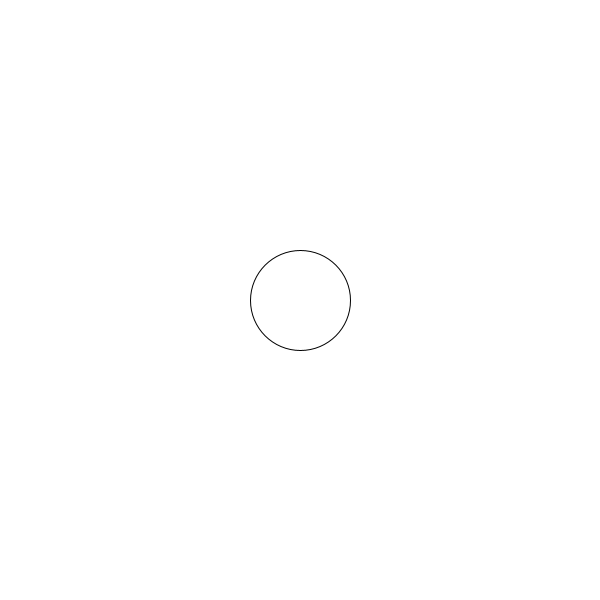
Frame 1 (no input)
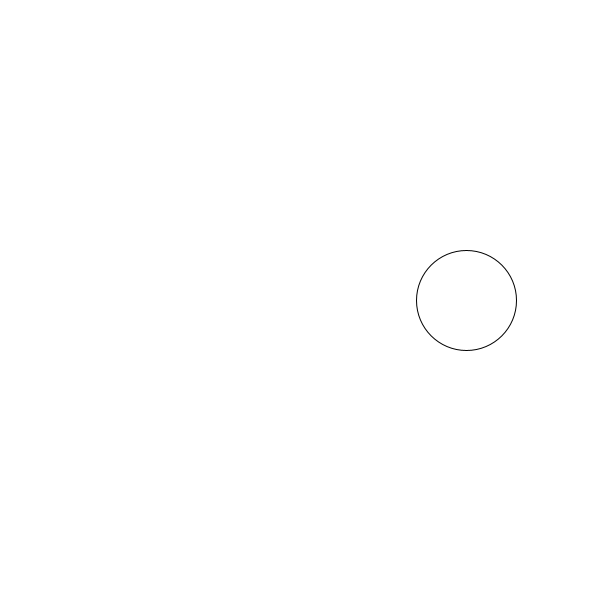
Frame 60 (the mouse pressed at the canvas centre just before this capture)
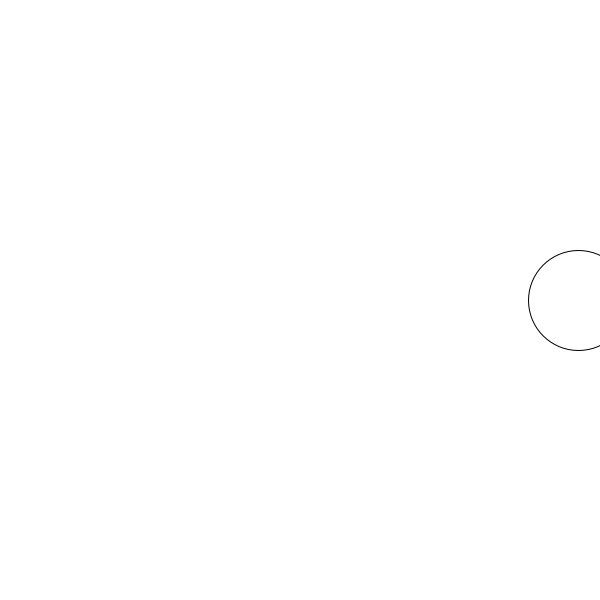
Frame 120 (the mouse held since frame 60 and released just before this capture)

The Processing sketch that drew these frames (run headless with seeded random() and noise(); from frame 60 on, the mouse is pressed at the canvas centre):

// Processing sketch: week1question4
// ── week1question4.pde
float angle = 0;
float offset = 300;
float scalar = 300;
float speed = 0.01;
int r=100;
boolean clicked;
boolean notclicked=true;
float x;
//float y;

void setup(){
  size(600,600);
}

void draw(){
  background(255);
  
  if(notclicked == true){
    x=offset+sin(angle)*scalar;
    ellipse(x,height/2,r,r);
    angle += speed;
    }
  
  if(dist(mouseX,mouseY,x, height/2)<r/2 && mousePressed){
      notclicked =false;
      clicked = true;
    }
  if(clicked == true){
      float y=offset+sin(angle)*scalar;
      ellipse(width/2,y,r,r);
      angle +=speed;
      }
    
}
